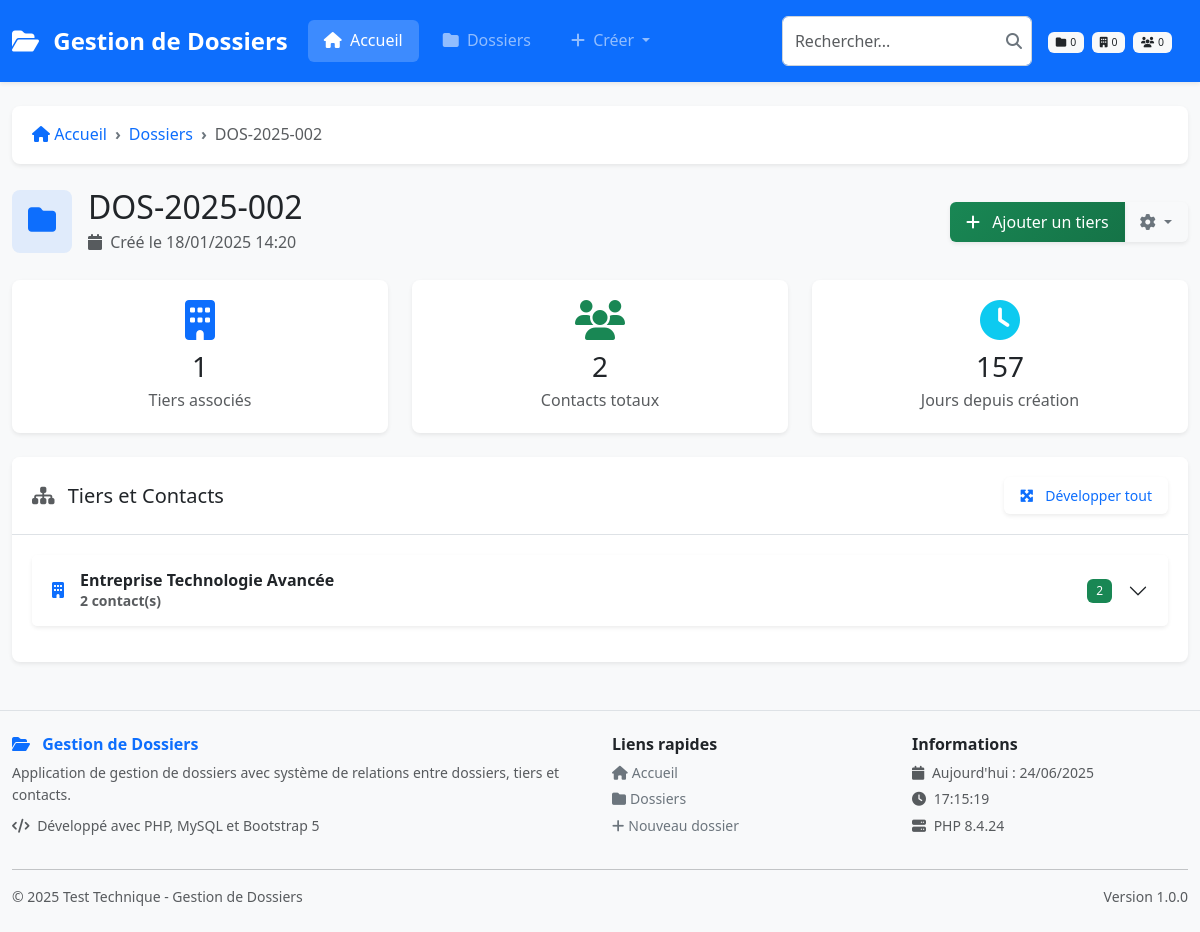
Screenshot of /dossier/2 with the database file from the repository.
### tables this page shows
CREATE TABLE `entites` (
  `id` int(11) NOT NULL AUTO_INCREMENT,
  `type` enum('dossier','tiers','contact') NOT NULL COMMENT 'Type d''entité',
  `reference` varchar(50) DEFAULT NULL COMMENT 'Référence unique pour les dossiers (ex: DOS-2025-001)',
  `denomination` varchar(255) DEFAULT NULL COMMENT 'Dénomination pour les tiers',
  `nom` varchar(100) DEFAULT NULL COMMENT 'Nom pour les contacts',
  `prenom` varchar(100) DEFAULT NULL COMMENT 'Prénom pour les contacts',
  `email` varchar(255) DEFAULT NULL COMMENT 'Email pour les contacts',
  `actif` tinyint(1) DEFAULT '1' COMMENT 'Soft delete',
  `date_creation` datetime NOT NULL DEFAULT CURRENT_TIMESTAMP,
  `date_modification` datetime DEFAULT NULL ON UPDATE CURRENT_TIMESTAMP,
  PRIMARY KEY (`id`),
  UNIQUE KEY `reference` (`reference`),
  KEY `idx_type` (`type`),
  KEY `idx_reference` (`reference`),
  KEY `idx_denomination` (`denomination`),
  KEY `idx_email` (`email`),
  KEY `idx_nom_prenom` (`nom`,`prenom`),
  KEY `idx_actif` (`actif`),
  FULLTEXT KEY `denomination` (`denomination`,`nom`,`prenom`,`email`)
);

### controllers/DossierController.php (called while the page is built, shortened)
<?php
require_once 'config/config.php';
require_once 'models/Dossier.php';
class DossierController {
    private $dossierModel;
    private $tiersModel;
    public function __construct() {
        $this->dossierModel = new Dossier();
        $this->tiersModel = new Tiers();
    }
    public function show($id) {
        try {
            $dossier = $this->dossierModel->getById($id);
            $tiersDisponibles = $this->tiersModel->getAvailableForDossier($id);
            $this->renderView('dossiers/detail', [
                'dossier' => $dossier,
                'tiersDisponibles' => $tiersDisponibles,
                'title' => 'Dossier ' . $dossier['reference']
            ]);
        } catch (Exception $e) {
            flash('error', 'Erreur lors du chargement du dossier : ' . $e->getMessage());
            redirect('');
        }
    }
    private function renderView($view, $data = []) {
    include 'views/layouts/main.php';
}
}

### models/Database.php (called while the page is built, shortened)
<?php
abstract class BaseModel {
    protected $db;
    public function __construct() {
        $database = new Database();
        $this->db = $database->getConnection();
    }
    protected function query($sql, $params = []) {
        try {
            $stmt = $this->db->prepare($sql);
            $stmt->execute($params);
            return $stmt;
        } catch (PDOException $e) {
            throw new Exception("Erreur de requête : " . $e->getMessage());
        }
    }
    protected function fetchAll($sql, $params = []) {
        $stmt = $this->query($sql, $params);
        return $stmt->fetchAll(PDO::FETCH_ASSOC);
    }
    protected function fetch($sql, $params = []) {
        $stmt = $this->query($sql, $params);
        return $stmt->fetch(PDO::FETCH_ASSOC);
    }
}

### config/database.php (called while the page is built, shortened)
<?php
class Database {
    private $host = 'localhost';
    private $port = '8889';
    private $dbname = 'gestion_dossiers';
    private $username = 'root';
    private $password = 'root';
    private $connection;
    public function getConnection() {
        if ($this->connection === null) {
            try {
                $dsn = "mysql:host={$this->host};port={$this->port};dbname={$this->dbname};charset=utf8mb4";
                $this->connection = new PDO(
                    $dsn,
                    $this->username,
                    $this->password,
                    [
                        PDO::ATTR_ERRMODE => PDO::ERRMODE_EXCEPTION,
                        PDO::ATTR_DEFAULT_FETCH_MODE => PDO::FETCH_ASSOC,
                        PDO::ATTR_EMULATE_PREPARES => false,
                        PDO::MYSQL_ATTR_INIT_COMMAND => "SET NAMES utf8mb4"
                    ]
                );
            } catch (PDOException $e) {
                throw new Exception("Erreur de connexion à la base de données : " . $e->getMessage());
            }
        }
        return $this->connection;
    }
}

### models/Dossier.php (called while the page is built, shortened)
<?php
require_once 'Database.php';
class Dossier extends BaseModel {
    public function getById($id) {
        $sql = "SELECT * FROM entites WHERE id = :id AND type = 'dossier' AND actif = TRUE";
        $dossier = $this->fetch($sql, ['id' => $id]);
        $dossier['tiers'] = $this->getTiersByDossierId($id);
        return $dossier;
    }
    public function getTiersByDossierId($dossierId) {
        $sql = "SELECT
                    t.id as tiers_id,
                    t.denomination as tiers_denomination,
                    r.date_creation as date_association
                FROM entites t
                INNER JOIN relations r ON (t.id = r.id_enfant AND r.type_relation = 'dossier_tiers' AND r.actif = TRUE)
                WHERE r.id_parent = :dossier_id
                AND t.type = 'tiers'
                AND t.actif = TRUE
                ORDER BY t.denomination";
        $tiers = $this->fetchAll($sql, ['dossier_id' => $dossierId]);
        foreach ($tiers as &$tier) {
            $tier['contacts'] = $this->getContactsByTiersId($tier['tiers_id']);
        }
        return $tiers;
    }
    private function getContactsByTiersId($tiersId) {
        $sql = "SELECT
                    c.id as contact_id,
                    c.nom as contact_nom,
                    c.prenom as contact_prenom,
                    c.email as contact_email,
                    r.date_creation as date_association
                FROM entites c
                INNER JOIN relations r ON (c.id = r.id_enfant AND r.type_relation = 'tiers_contact' AND r.actif = TRUE)
                WHERE r.id_parent = :tiers_id
                AND c.type = 'contact'
                AND c.actif = TRUE
                ORDER BY c.nom, c.prenom";
        return $this->fetchAll($sql, ['tiers_id' => $tiersId]);
    }
}

### config/config.php (called while the page is built, shortened)
<?php
function e($string) {
    return htmlspecialchars($string ?? '', ENT_QUOTES, 'UTF-8');
}
function formatDate($date, $format = 'd/m/Y H:i') {
    return date($format, strtotime($date));
}

### views/dossiers/detail.php (the view, shortened to what this page needs)
<nav aria-label="breadcrumb" class="mb-4">
    <ol class="breadcrumb">
        <li class="breadcrumb-item">
            <a href="<?= BASE_URL ?>">
                <i class="fas fa-home"></i> Accueil
            </a>
        </li>
        <li class="breadcrumb-item">
            <a href="<?= BASE_URL ?>dossier">Dossiers</a>
        </li>
        <li class="breadcrumb-item active">
            <?= e($dossier['reference']) ?>
        </li>
    </ol>
</nav>
<div class="row align-items-center mb-4">
    <div class="col">
        <div class="d-flex align-items-center">
            <div class="bg-primary bg-opacity-10 rounded-3 p-3 me-3">
                <i class="fas fa-folder text-primary fs-3"></i>
            </div>
            <div>
                <h1 class="h2 mb-1"><?= e($dossier['reference']) ?></h1>
                <p class="text-muted mb-0">
                    <i class="fas fa-calendar me-1"></i>
                    Créé le <?= formatDate($dossier['date_creation']) ?>
                </p>
            </div>
        </div>
    </div>
    <div class="col-auto">
        <div class="btn-group" role="group">
            <button type="button" class="btn btn-success" onclick="showAddTiersModal()">
                <i class="fas fa-plus me-2"></i>
                Ajouter un tiers
            </button>
            <div class="btn-group" role="group">
                <button type="button" class="btn btn-outline-secondary dropdown-toggle" data-bs-toggle="dropdown">
                    <i class="fas fa-cog"></i>
                </button>
            </div>
        </div>
    </div>
</div>
<div class="row mb-4">
    <div class="col-md-4">
        <div class="card border-0 shadow-sm text-center">
            <div class="card-body">
                <div class="text-primary mb-2">
                    <i class="fas fa-building fs-1"></i>
                </div>
                <h3 class="mb-1"><?= count($dossier['tiers'] ?? []) ?></h3>
                <p class="text-muted mb-0">Tiers associés</p>
            </div>
        </div>
    </div>
    <div class="col-md-4">
        <div class="card border-0 shadow-sm text-center">
            <div class="card-body">
                <div class="text-success mb-2">
                    <i class="fas fa-users fs-1"></i>
                </div>
                <h3 class="mb-1">
                    <?php
                    $totalContacts = 0;
                    foreach ($dossier['tiers'] ?? [] as $tier) {
                        $totalContacts += count($tier['contacts'] ?? []);
                    }
                    echo $totalContacts;
                    ?>
                </h3>
                <p class="text-muted mb-0">Contacts totaux</p>
            </div>
        </div>
    </div>
    <div class="col-md-4">
        <div class="card border-0 shadow-sm text-center">
            <div class="card-body">
                <div class="text-info mb-2">
                    <i class="fas fa-clock fs-1"></i>
                </div>
                <h3 class="mb-1">
                    <?php
                    $daysSince = floor((time() - strtotime($dossier['date_creation'])) / (60 * 60 * 24));
                    echo $daysSince;
                    ?>
                </h3>
                <p class="text-muted mb-0">Jours depuis création</p>
            </div>
        </div>
    </div>
</div>
<div class="card border-0 shadow-sm">
    <div class="card-header bg-white">
        <div class="d-flex justify-content-between align-items-center">
            <h5 class="mb-0">
                <i class="fas fa-sitemap me-2 text-muted"></i>
                Tiers et Contacts
            </h5>
            <button type="button" class="btn btn-outline-primary btn-sm" onclick="expandAllTiers()">
                <i class="fas fa-expand-arrows-alt me-2"></i>
                Développer tout
            </button>
        </div>
    </div>
    <div class="card-body">
        <?php if (empty($dossier['tiers'])): ?>
            <div class="text-center py-5">
                <div class="mb-4">
                    <i class="fas fa-building text-muted" style="font-size: 3rem;"></i>
                </div>
                <h6 class="text-muted mb-3">Aucun tiers associé</h6>
                <p class="text-muted mb-4">
                    Ajoutez des tiers à ce dossier pour commencer à organiser vos contacts.
                </p>
                <button type="button" class="btn btn-primary" onclick="showAddTiersModal()">
                    <i class="fas fa-plus me-2"></i>
                    Ajouter un tiers
                </button>
            </div>
        <?php else: ?>
            <div class="accordion" id="tiersAccordion">
                <?php foreach ($dossier['tiers'] as $index => $tier): ?>
                    <div class="accordion-item border-0 shadow-sm mb-3">
                        <h2 class="accordion-header" id="heading<?= $index ?>">
                            <button class="accordion-button collapsed"
                                    type="button"
                                    data-bs-toggle="collapse"
                                    data-bs-target="#collapse<?= $index ?>">
                                <div class="d-flex align-items-center w-100">
                                    <div class="me-3">
                                        <i class="fas fa-building text-primary"></i>
                                    </div>
                                    <div class="flex-grow-1">
                                        <div class="fw-bold"><?= e($tier['tiers_denomination']) ?></div>
                                        <small class="text-muted">
                                            <?= count($tier['contacts'] ?? []) ?> contact(s)
                                        </small>
                                    </div>
                                    <div class="me-3">
                                        <span class="badge bg-success">
                                            <?= count($tier['contacts'] ?? []) ?>
                                        </span>
                                    </div>
                                </div>
                            </button>
                        </h2>
                    </div>
                <?php endforeach; ?>
            </div>
        <?php endif; ?>
    </div>
</div>

### assets/css/style.css (style rules this page uses)
:root { --primary-color: #0d6efd; --secondary-color: #6c757d; --success-color: #198754; --info-color: #0dcaf0; --warning-color: #ffc107; --danger-color: #dc3545; --light-color: #f8f9fa; --dark-color: #212529; --shadow-sm: 0 0.125rem 0.25rem rgba(0, 0, 0, 0.075); --shadow: 0 0.5rem 1rem rgba(0, 0, 0, 0.15); --shadow-lg: 0 1rem 3rem rgba(0, 0, 0, 0.175); --border-radius: 0.375rem; --border-radius-lg: 0.5rem; --border-radius-xl: 1rem; --transition: all 0.3s ease; --transition-fast: all 0.15s ease; }
body { font-family: "Segoe UI", Tahoma, Geneva, Verdana, sans-serif; background-color: #f8f9fa; line-height: 1.6; }
a { color: var(--primary-color); text-decoration: none; transition: var(--transition-fast); }
.card { border: none; border-radius: var(--border-radius-lg); box-shadow: var(--shadow-sm); transition: var(--transition); }
.card-header { background-color: white; border-bottom: 1px solid #dee2e6; border-radius: var(--border-radius-lg) var(--border-radius-lg) 0 0 !important; padding: 1.25rem; }
.card-body { padding: 1.25rem; }
.btn { border-radius: var(--border-radius); font-weight: 500; padding: 0.5rem 1rem; transition: var(--transition); border: none; box-shadow: var(--shadow-sm); }
.btn-success { background: linear-gradient(135deg, #198754 0%, #157347 100%); }
.badge { font-weight: 500; padding: 0.5em 0.75em; border-radius: var(--border-radius); }
.accordion-item { border: none; border-radius: var(--border-radius-lg); margin-bottom: 1rem; box-shadow: var(--shadow-sm); }
.accordion-button { border-radius: var(--border-radius-lg); background-color: white; border: none; font-weight: 600; transition: var(--transition); }
.breadcrumb { background-color: white; border-radius: var(--border-radius-lg); padding: 1rem 1.25rem; margin-bottom: 1.5rem; box-shadow: var(--shadow-sm); }
.breadcrumb-item + .breadcrumb-item::before { content: "›"; font-weight: bold; color: var(--secondary-color); }

### rows the page displays
entites: reference "DOS-2025-002", date_creation "18/01/2025 14:20", date_creation "157"

### other values shown
APP_NAME "Gestion de Dossiers"
count($dossier['tiers'] ?? []) "1"
$totalContacts "2"
$tier['tiers_denomination'] "Entreprise Technologie Avancée"
count($tier['contacts'] ?? []) "2"
phpversion() "8.4.24"
APP_VERSION "1.0.0"
